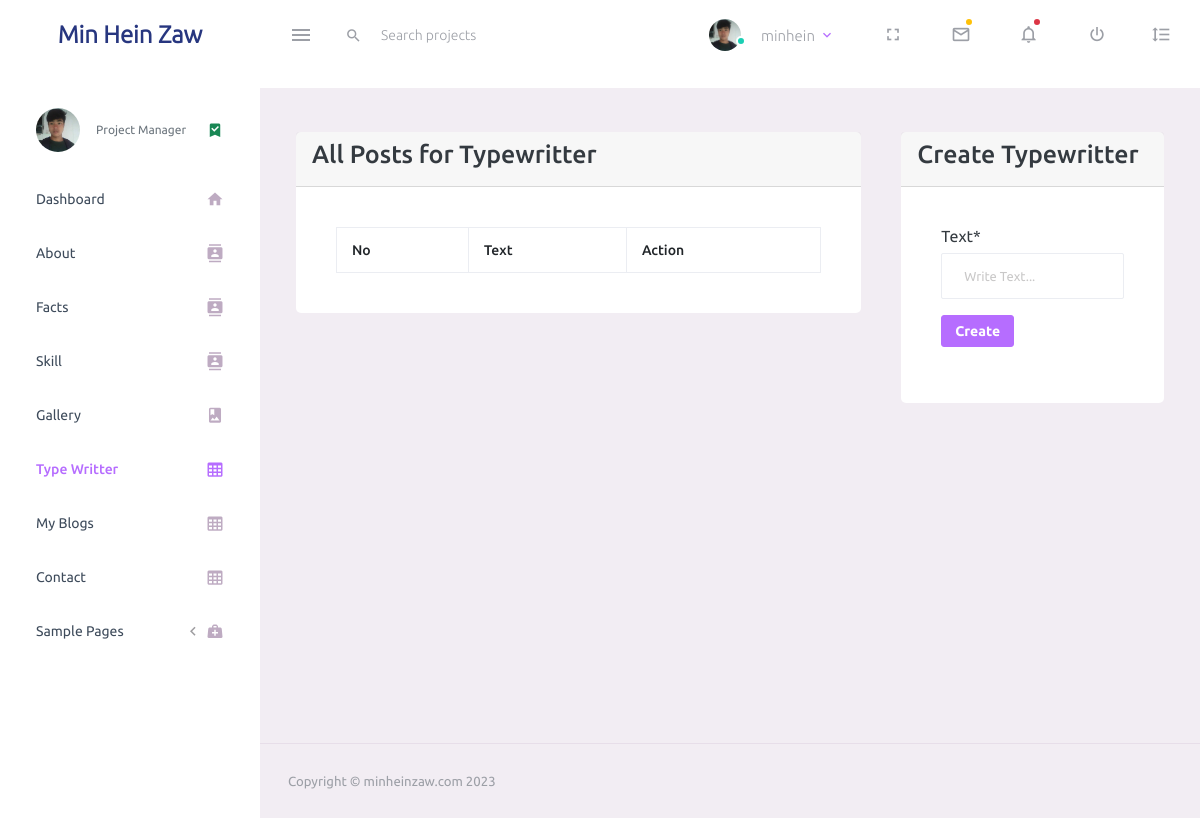
Page /typewritter/ (signed in) on the earlier database version.
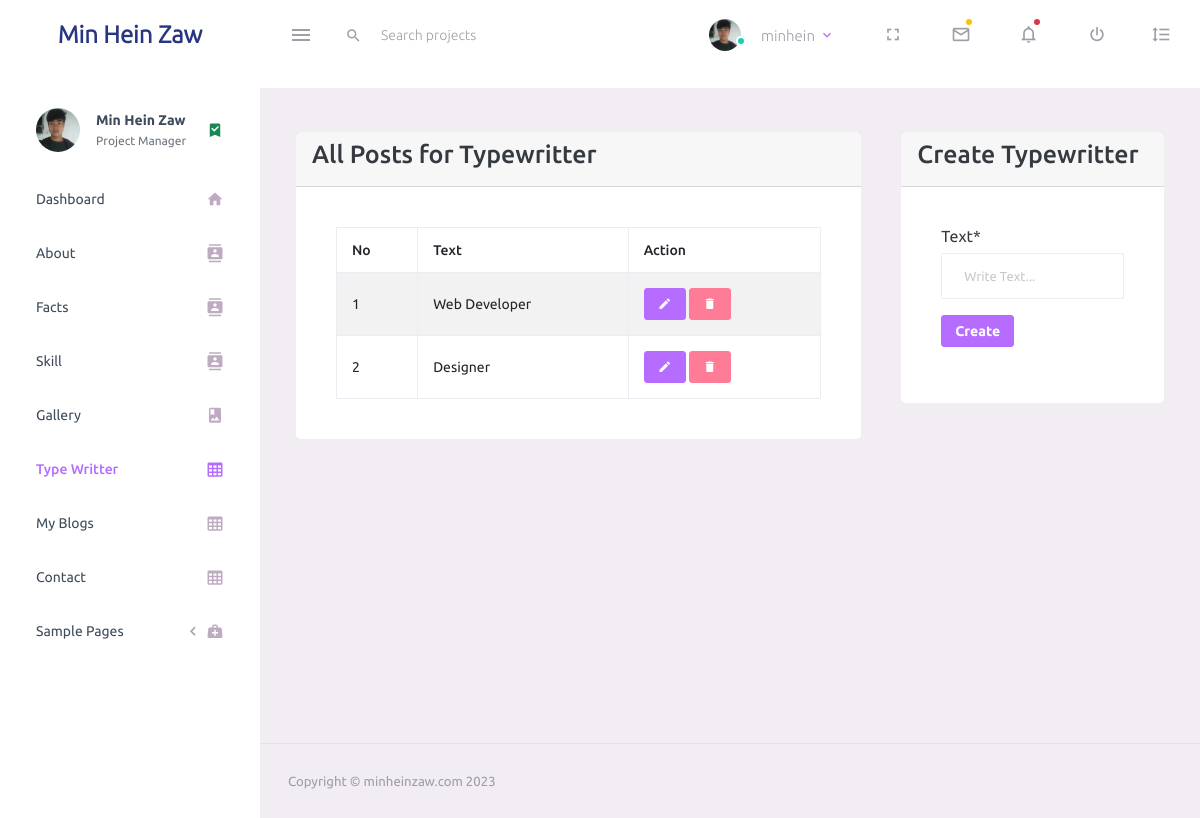
Same page on the later database version.
### base/models.py (models this page shows, shortened)
class About(models.Model):
    name = models.CharField(max_length=100, null=True)
    birthday = models.DateField(null=True)
    email = models.EmailField(null=True)
    phone = models.CharField(max_length=15, null=True)
    address = models.CharField(max_length=100, null=True)
    description = RichTextField(null=True, blank=True)
    created = models.DateTimeField(auto_now=True)
    updated = models.DateTimeField(auto_now_add=True)

class TypeWritter(models.Model):
    text = models.CharField(max_length=100, null=True)
    slug = models.SlugField(max_length=255, null=False,blank=True,unique=True,editable=False,)

### base/views.py (the view)
# urls.py: path('typewritter/', views.typewitterPage, name="typewritter"),
@login_required (login_url='login')
def typewitterPage(request):
    page = "typerwritter-create"
    abouts = About.objects.all()
    forms = TypeWritterForm()
    texts = TypeWritter.objects.all()
    if request.method == 'POST':
        form = TypeWritterForm(request.POST)
        if form.is_valid():
            form.save()
            messages.success(request, "Your Added TyperWritter is sucessfully!" )
            return redirect('typewritter')
    context = {'page':page,'forms':forms, 'texts':texts, 'abouts':abouts}
    return render(request, 'backend/typewritter/typewritter.html', context)

### base/forms.py
class TypeWritterForm(forms.ModelForm):
    class Meta:
        model = TypeWritter
        fields = "__all__"
        widgets = {
            'text':forms.TextInput(attrs=({'placeholder':'Write Text...', 'class':'custom-input'})),
        }

### base/templates/backend/typewritter/typewritter.html (shortened to what this page needs)
{% extends 'main.html' %}
{% load crispy_forms_tags %}
{% block content %}
    <div class="row">
        <div class="col-md-8">
            <div class="card">
                <div class="card-header">
                    <h3>All Posts for Typewritter</h3>
                </div>
                <div class="card-body">
                    <table class="table table-striped table-bordered">
                        <thead>
                            <tr>
                                <th>No</th>
                                <th>Text</th>
                                <th>Action</th>
                            </tr>
                        </thead>
                        <tbody>
                            {% for text in texts %}
                                <tr>
                                    <td>{{forloop.counter}}</td>
                                    <td>{{text.text}}</td>
                                    <td>
                                        <a href="{% url 'typewritter-edit' text.slug %}" class="btn btn-primary btn-sm"><span class="mdi mdi-pencil"></span></a>
                                        <a href="{% url 'typewritter-delete' text.slug %}" class="btn btn-danger btn-sm"><span class="mdi mdi-delete"></span></a>
                                    </td>
                                </tr>
                            {% endfor %}
                        </tbody>
                    </table>
                </div>
            </div>
        </div>
        {% if page == 'typerwritter-create' %}
            <div class="col-md-4">
                <div class="card">
                    <div class="card-header">
                        <h3>Create Typewritter</h3>
                    </div>
                    <div class="card-body">
                        <form action="" method="POST">
                            {{forms.text|as_crispy_field}}
                            <button type="submit" class="btn btn-primary btn-sm">Create</button>
                        </form>
                    </div>
                </div>
            </div>
        {% endif %}
    </div>
{% endblock content %}

### templates/sidebar.html (shortened to what this page needs)
{% load static %}
<nav class="sidebar sidebar-offcanvas" id="sidebar">
    <ul class="nav">
      <li class="nav-item nav-profile">
        <a href="#" class="nav-link">
          <div class="nav-profile-image">
            <img src="{% static 'assets/images/logo.jpg' %}" alt="profile">
          </div>
          <div class="nav-profile-text d-flex flex-column">
            {% for about in abouts %}
            <span class="font-weight-bold mb-2">{{about.name}}</span>
            {% endfor %}
            <span class="text-secondary text-small">Project Manager</span>
          </div>
          <i class="mdi mdi-bookmark-check text-success nav-profile-badge"></i>
        </a>
      </li>
      {% url 'index' as url %}
      <li class="nav-item {% if request.path == url %}active{% endif %}">
        <a class="nav-link" href="{% url 'index' %}">
          <span class="menu-title">Dashboard</span>
          <i class="mdi mdi-home menu-icon"></i>
        </a>
      </li>
      {% url 'about' as url %}
      <li class="nav-item {% if request.path == url %}active{% endif %}">
        <a class="nav-link" href="{% url 'about' %}">
          <span class="menu-title">About</span>
          <i class="mdi mdi-contacts menu-icon"></i>
        </a>
      </li>
      {% url 'fact' as url %}
      <li class="nav-item {% if request.path == url %}active{% endif %}">
        <a class="nav-link" href="{% url 'fact' %}">
          <span class="menu-title">Facts</span>
          <i class="mdi mdi-contacts menu-icon"></i>
        </a>
      </li>
      {% url 'skill' as url %}
      <li class="nav-item {% if request.path == url %}active{% endif %}">
        <a class="nav-link" href="{% url 'skill' %}">
          <span class="menu-title">Skill</span>
          <i class="mdi mdi-contacts menu-icon"></i>
        </a>
      </li>
      {% url 'gallery' as url %}
      <li class="nav-item {% if request.path == url %}active{% endif %}">
        <a class="nav-link" href="{% url 'gallery' %}">
          <span class="menu-title">Gallery</span>
          <i class="mdi mdi-image-album menu-icon"></i>
        </a>
      </li>
      {% url 'typewritter' as url %}
      <li class="nav-item {% if request.path == url %}active{% endif %}">
        <a class="nav-link" href="{% url 'typewritter' %}">
          <span class="menu-title">Type Writter</span>
          <i class="mdi mdi-table-large menu-icon"></i>
        </a>
      </li>
      {% url 'myblog' as url %}
      <li class="nav-item {% if request.path == url %}active{% endif %}">
        <a class="nav-link" href="{% url 'myblog' %}">
          <span class="menu-title">My Blogs</span>
          <i class="mdi mdi-table-large menu-icon"></i>
        </a>
      </li>
      {% url 'contact' as url %}
      <li class="nav-item {% if request.path == url %}active{% endif %}">
        <a class="nav-link" href="{% url 'contact' %}">
          <span class="menu-title">Contact</span>
          <i class="mdi mdi-table-large menu-icon"></i>
        </a>
      </li>
      <li class="nav-item">
        <a class="nav-link" data-bs-toggle="collapse" href="#general-pages" aria-expanded="false" aria-controls="general-pages">
          <span class="menu-title">Sample Pages</span>
          <i class="menu-arrow"></i>
          <i class="mdi mdi-medical-bag menu-icon"></i>
        </a>
      </li>
    </ul>
  </nav>

Differences in the rows shown:
added About: name "Min Hein Zaw"
added TypeWritter: text "Web Developer"
added TypeWritter: text "Designer"
